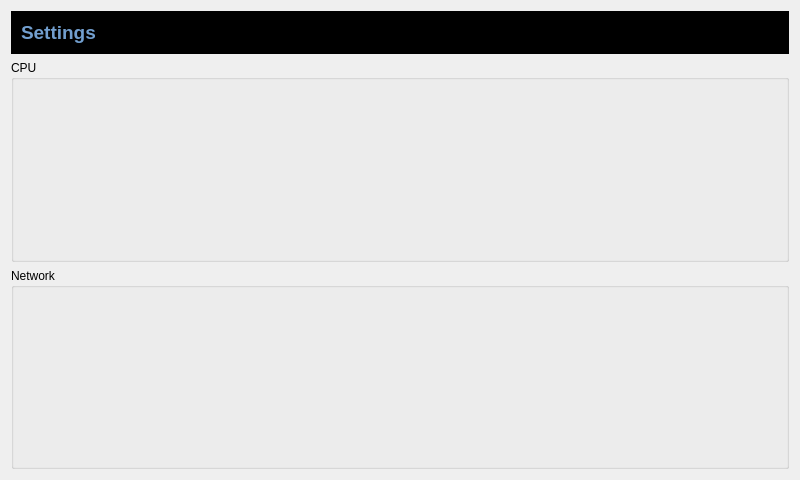
<?xml version="1.0" encoding="UTF-8"?>
<ui version="4.0">
 <class>settings</class>
 <widget class="QWidget" name="settings">
  <property name="geometry">
   <rect>
    <x>0</x>
    <y>0</y>
    <width>800</width>
    <height>480</height>
   </rect>
  </property>
  <property name="sizePolicy">
   <sizepolicy hsizetype="Expanding" vsizetype="Expanding">
    <horstretch>0</horstretch>
    <verstretch>0</verstretch>
   </sizepolicy>
  </property>
  <property name="windowTitle">
   <string>Form</string>
  </property>
  <layout class="QVBoxLayout" name="verticalLayout">
   <item>
    <widget class="QFrame" name="frame">
     <property name="sizePolicy">
      <sizepolicy hsizetype="Preferred" vsizetype="Fixed">
       <horstretch>0</horstretch>
       <verstretch>0</verstretch>
      </sizepolicy>
     </property>
     <property name="styleSheet">
      <string notr="true">background-color: rgb(0, 0, 0);</string>
     </property>
     <property name="frameShape">
      <enum>QFrame::StyledPanel</enum>
     </property>
     <property name="frameShadow">
      <enum>QFrame::Raised</enum>
     </property>
     <layout class="QHBoxLayout" name="horizontalLayout">
      <item>
       <widget class="QLabel" name="label">
        <property name="font">
         <font>
          <pointsize>14</pointsize>
          <weight>75</weight>
          <bold>true</bold>
         </font>
        </property>
        <property name="styleSheet">
         <string notr="true">color: rgb(114, 159, 207);</string>
        </property>
        <property name="text">
         <string>Settings</string>
        </property>
       </widget>
      </item>
      <item>
       <widget class="QPushButton" name="btnExit">
        <property name="sizePolicy">
         <sizepolicy hsizetype="Fixed" vsizetype="Fixed">
          <horstretch>0</horstretch>
          <verstretch>0</verstretch>
         </sizepolicy>
        </property>
        <property name="text">
         <string/>
        </property>
        <property name="flat">
         <bool>true</bool>
        </property>
       </widget>
      </item>
     </layout>
    </widget>
   </item>
   <item>
    <widget class="QGroupBox" name="grpCPU">
     <property name="sizePolicy">
      <sizepolicy hsizetype="Expanding" vsizetype="Expanding">
       <horstretch>0</horstretch>
       <verstretch>0</verstretch>
      </sizepolicy>
     </property>
     <property name="title">
      <string>CPU</string>
     </property>
     <layout class="QHBoxLayout" name="horizontalLayout_3">
      <item>
       <widget class="QLabel" name="lblCPU">
        <property name="text">
         <string/>
        </property>
       </widget>
      </item>
     </layout>
    </widget>
   </item>
   <item>
    <widget class="QGroupBox" name="grpNetwork">
     <property name="sizePolicy">
      <sizepolicy hsizetype="Expanding" vsizetype="Expanding">
       <horstretch>0</horstretch>
       <verstretch>0</verstretch>
      </sizepolicy>
     </property>
     <property name="title">
      <string>Network</string>
     </property>
     <layout class="QHBoxLayout" name="horizontalLayout_2">
      <item>
       <widget class="QLabel" name="lblNetwork">
        <property name="text">
         <string/>
        </property>
       </widget>
      </item>
     </layout>
    </widget>
   </item>
  </layout>
 </widget>
 <resources/>
 <connections/>
</ui>
